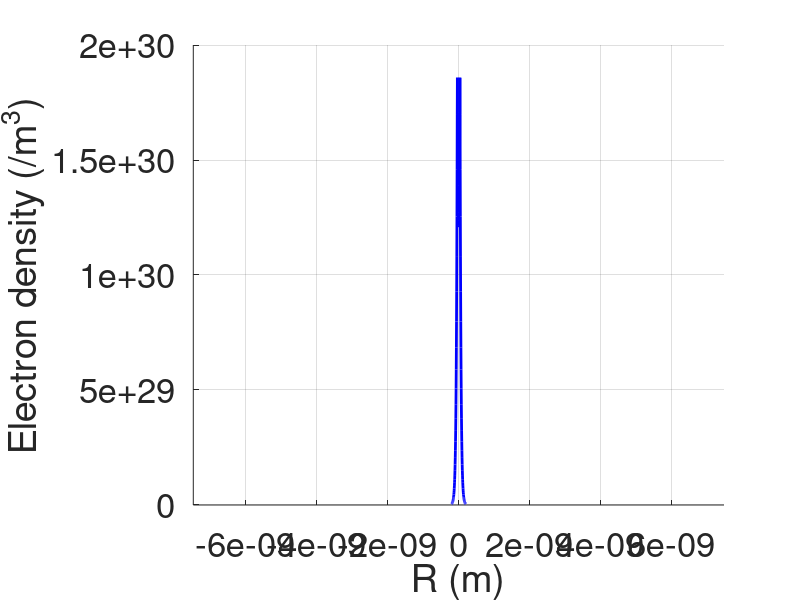

Source code (MATLAB):
clear all
close all

% Constants (all MKS, except energy which is in eV)
hbar = 1.055e-34;
m = 9.110e-31;
epsil = 8.854e-12;
q = 1.602e-19;
a0 = 4*pi*epsil*hbar*hbar/(m*q*q);
E0 = q/(8*pi*epsil*a0);

%Basis
L = 0.074e-9/a0;
s = exp(-L)*(1+L+((L^2)/3));
r = linspace(-2e-10,+2e-10,101);
r0 = r/a0;
psi = sqrt(1/(pi*(a0^3)))*(exp(-abs(r0-(L/2)))+exp(-abs(r0+(L/2))));
n = 2*psi.*conj(psi)./(2*(1 + s));
a = -2*E0*(1-((1 + L)*exp(-2*L)))/L;
b = -2*E0*(1+L)*exp(-L);
EB0 = -E0 + ((a+b)/(1 + s));

[a b s EB0]

hold on
h=plot(r,n,'b');
set(h,'linewidth',[2.0])
set(gca,'Fontsize',[25])
grid on
xlabel('R (m)')
ylabel('Electron density (/m^3)')
axis([-2e-10 2e-10 0 2e30])
